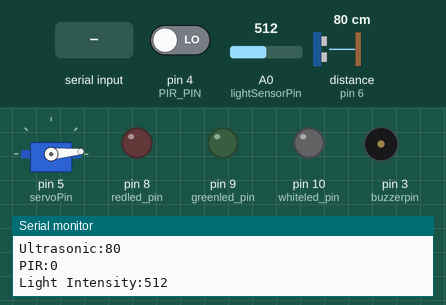
Bench run of a sketch on a simulated Arduino Uno, built with avr-gcc and run on an emulated ATmega328P. Parts: servo, output pins drawn as LEDs (lit = HIGH), buzzer (waves = sounding), the last lines printed to the serial monitor. Wiring (inferred from the names in the program): ultrasonic range finder: trigger pin 7; echo pin 6. Inputs (shaded band) come from the test bench; at power-on: pin 4 (PIR_PIN) LOW, A0 (lightSensorPin) = 512, distance to the obstacle (sensor on pin 6) 80 cm. The echo pulse lasts 58.3 µs per cm; pins used as bus, display or sensor lines are not drawn.

Above: at 1.28 s.
1.3 s: "OPEN!\n" received over Serial
At 4.0 s:
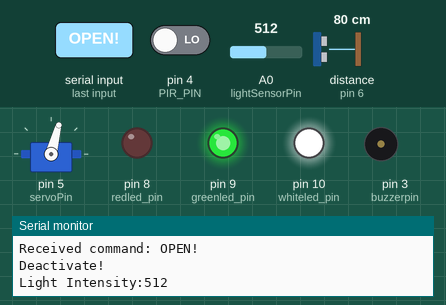
5.0 s: "DANGER!\n" received over Serial
At 6.9 s:
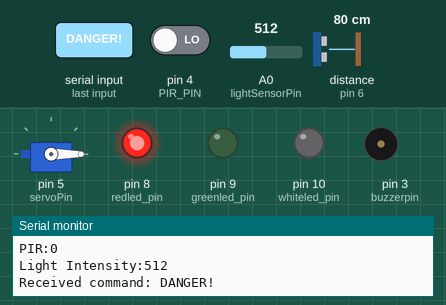
8.0 s: "CLOSE!\n" received over Serial
At 10.4 s:
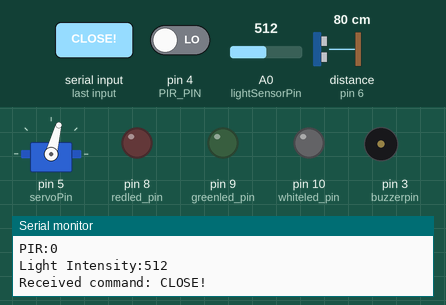
Timing chart, 0 to 13.3 s (numbered marks = the images above; inputs shaded):
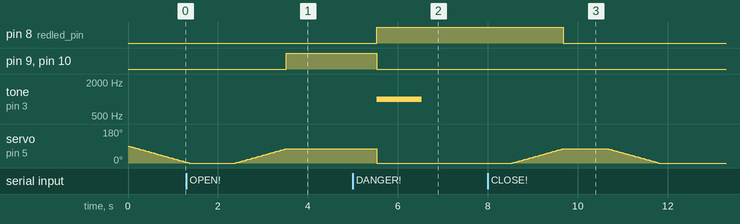

The sketch:

Bank_Vault.ino
```cpp
#include <Servo.h>

#define PIR_PIN 4
#define redled_pin 8
#define greenled_pin 9
#define whiteled_pin 10
#define trigPin 7
#define echoPin 6
#define lightSensorPin A0
#define servoPin 5
#define buzzerpin 3

Servo myServo;
bool isVaultOpen = false;

void setup() {
    Serial.begin(9600);
    pinMode(redled_pin, OUTPUT);
    pinMode(greenled_pin, OUTPUT);
    pinMode(whiteled_pin, OUTPUT);
    pinMode(buzzerpin, OUTPUT);
    pinMode(trigPin, OUTPUT);
    pinMode(echoPin, INPUT);
    pinMode(PIR_PIN, INPUT);
    pinMode(lightSensorPin, INPUT);
    myServo.attach(servoPin);
}

int measureDistance() {
    digitalWrite(trigPin, LOW);
    delayMicroseconds(2);
    digitalWrite(trigPin, HIGH);
    delayMicroseconds(10);
    digitalWrite(trigPin, LOW);
    int duration = pulseIn(echoPin, HIGH);
    int distance = (duration / 2) * 0.0348;
    Serial.print("Ultrasonic:");
    Serial.println(distance);
    return distance;
}

int readPIR() {
    int pirValue = digitalRead(PIR_PIN);
    Serial.print("PIR:");
    Serial.println(pirValue);
    return pirValue;
}

int readLightIntensity() {
    int lightIntensity = analogRead(lightSensorPin);
    Serial.print("Light Intensity:");
    Serial.println(lightIntensity);
    return lightIntensity;
}

String readCommand() {
    String command;
    if (Serial.available() > 0) {
        command = Serial.readStringUntil('\n');
        command.trim(); // Remove any trailing whitespace
        Serial.print("Received command: ");
        Serial.println(command); // Debugging output
    }
    return command;
}

int light(int lightIntensity) {
    const int highThreshold = 200;
    const int midThreshold = 500;
    if (lightIntensity < highThreshold) {
        analogWrite(whiteled_pin, 10);
    } else if (lightIntensity < midThreshold) {
        analogWrite(whiteled_pin, 100);
    } else {
        digitalWrite(whiteled_pin, HIGH);
    }
}

void activate(String command) {
    if (command == "OPEN!") {
        int currentPosition = myServo.read();
        int targetPosition = 75;
        int step = 1;
        int delayTime = 15;
        while (currentPosition != targetPosition) {
            if (currentPosition < targetPosition) {
                currentPosition += step;
            } else {
                currentPosition -= step;
            }
            myServo.write(currentPosition);
            delay(delayTime);
        }
        int lightIntensity = readLightIntensity();
        light(lightIntensity);
        digitalWrite(redled_pin, LOW);
        digitalWrite(greenled_pin, HIGH);
        isVaultOpen = true;
    }
    if (command == "DANGER!") {
        myServo.write(0);
        digitalWrite(whiteled_pin, LOW);
        digitalWrite(redled_pin, HIGH);
        digitalWrite(greenled_pin, LOW);
        tone(buzzerpin, 1000);
        delay(1000);
        noTone(buzzerpin);
        delay(1000);
    }
    if (command == "CLOSE!") {
        int currentPosition = myServo.read();
        int targetPosition = 75;
        int step = 1;
        int delayTime = 15;
        while (currentPosition != targetPosition) {
            if (currentPosition < targetPosition) {
                currentPosition += step;
            } else {
                currentPosition -= step;
            }
            myServo.write(currentPosition);
            delay(delayTime);
        }
        digitalWrite(whiteled_pin, LOW);
        digitalWrite(redled_pin, LOW);
        digitalWrite(greenled_pin, LOW);
        isVaultOpen = false;  // Reset the flag to indicate the vault is closed
        noTone(buzzerpin);
    }
}

void deactivate() {
    int currentPosition = myServo.read();
        int targetPosition = 0;
        int step = 1;
        int delayTime = 15;
        while (currentPosition != targetPosition) {
            if (currentPosition < targetPosition) {
                currentPosition += step;
            } else {
                currentPosition -= step;
            }
            myServo.write(currentPosition);
            delay(delayTime);
        }
    digitalWrite(whiteled_pin, LOW);
    digitalWrite(redled_pin, LOW);
    digitalWrite(greenled_pin, LOW);
    noTone(buzzerpin);
}

void loop() {
    int distance = measureDistance();
    int pirValue = readPIR();
    int lightIntensity = readLightIntensity();
    String command = readCommand();

    if (distance <= 20 && pirValue == HIGH && !isVaultOpen) {
        Serial.println("Activate!");
    } else if (!isVaultOpen) {
        deactivate();
        Serial.println("Deactivate!");
    }

    if (command != "") {
        activate(command);
    }

    delay(1000);
}
```

Measured:
- after the input at 1.3 s, pin 9 (greenled_pin), pin 10 (whiteled_pin): LOW → HIGH after 2.2 s
- after the input at 5.0 s, pin 8 (redled_pin): LOW → HIGH after 0.53 s; pin 9 (greenled_pin), pin 10 (whiteled_pin): HIGH → LOW after 0.53 s; tone on pin 3 (buzzerpin): silent → 1000 Hz after 0.53 s, → silent 1.0 s later; servo on pin 5 (servoPin): 75° → 0° after 0.53 s
- after the input at 8.0 s, pin 8 (redled_pin): HIGH → LOW after 1.7 s; servo on pin 5 (servoPin): rises from 0° to 75° in 1.1 s, then falls to 0° in 2.1 s
